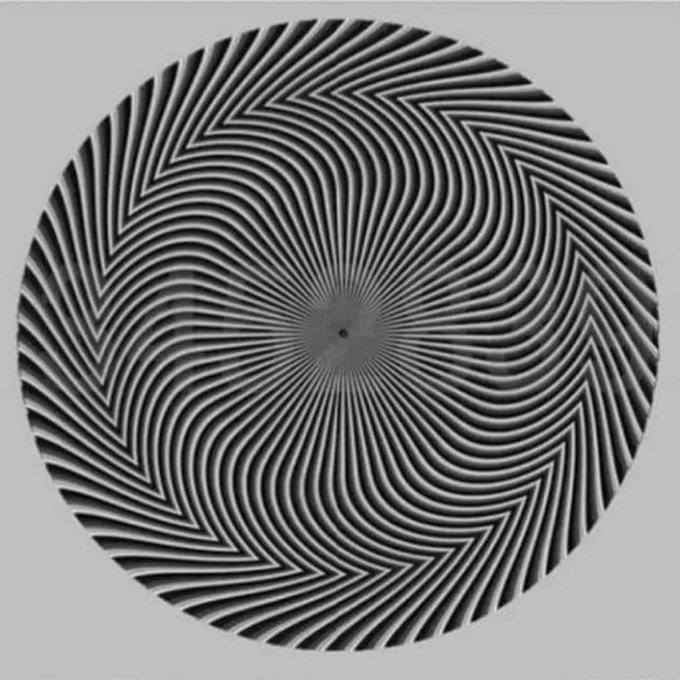
#> input picture Rafael/atividade3/resources/d.jpeg, 680 x 680 px, found by its file name
$ python histogram.py resources/c.jpg resources/d.jpeg
#> lines starting #> are read from the running program, lines starting #| are printed output that depends on the picture
import sys
import cv2
import numpy as np
from matplotlib import pyplot as plt, use
use('TkAgg')

img = cv2.imread(sys.argv[1]+sys.argv[2], cv2.IMREAD_GRAYSCALE) # Load a grayscale image
#> img: shape (680, 680); min 0, max 225, mean 121.8

hist, bins = np.histogram(img.ravel(), 256, [0, 256]) # Compute the histogram
#> hist = 256 values, max 104609 at index 193, min 0 at index 219, mean 1806.2; bins = 257 values from 0 to 256

plt.bar(np.arange(len(hist)), hist)
plt.grid()
plt.title(sys.argv[2])
plt.xlim([0, 256])
plt.show()
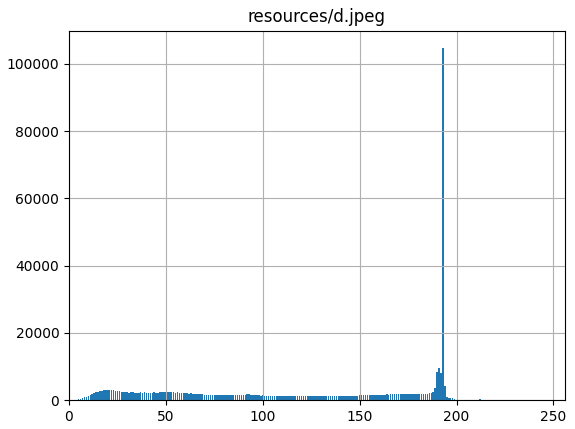
#> figure drawn by matplotlib, 1 panel; tallest bar 104609 high, from x = 192.6 to 193.4
